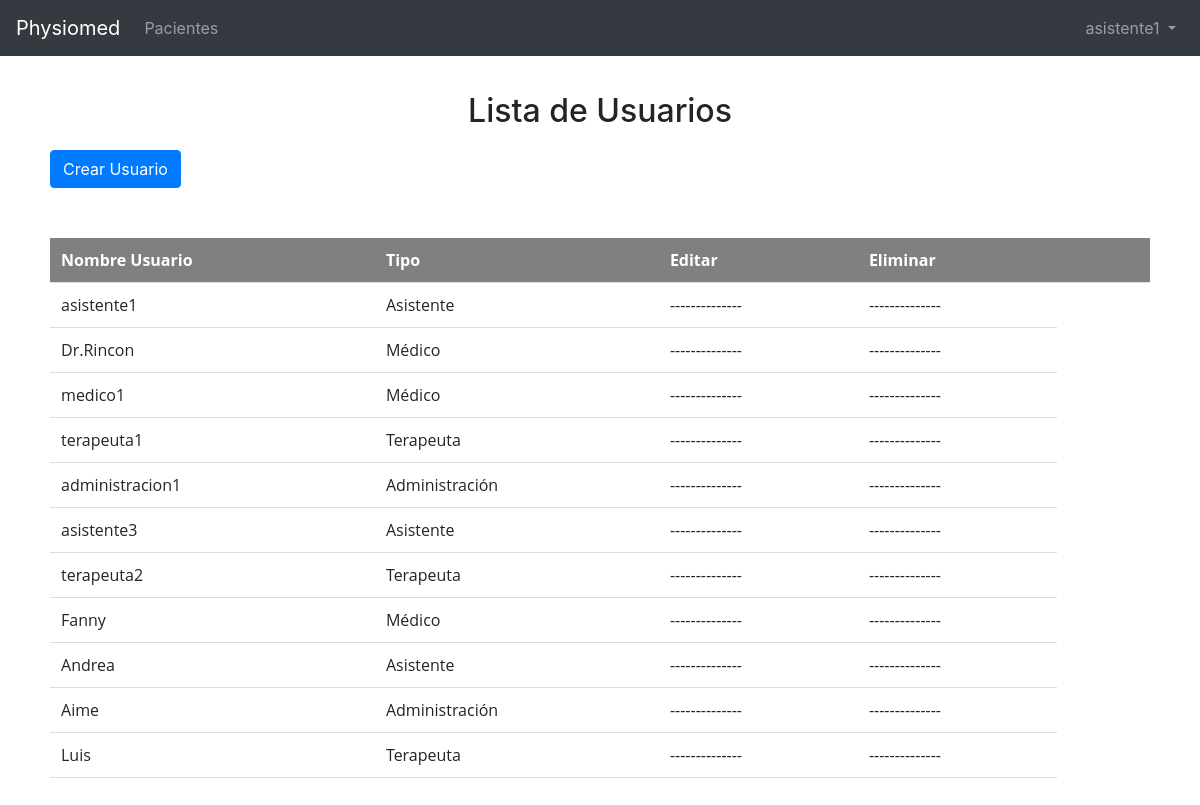
/lista_de_usuarios/ (signed in), run on the app's committed database.
### home/models.py (models this page shows, shortened)
class Usuario(models.Model):
	name = models.OneToOneField(User)
	tipo_de_usuario = models.ForeignKey(TipoUsuario)

class TipoUsuario(models.Model):
	tipo_de_usuario = models.CharField(max_length=40)
	def __unicode__(self):
		return self.tipo_de_usuario

### home/views.py (the view)
# urls.py: url(r'^lista_de_usuarios/$', login_required(views.Usuario_list.as_view()), name='usuario_list'),
class Usuario_list(ListView):
    template_name="usuario_list.html"
    queryset=Usuario.objects.exclude(name=1)

### home/templatetags/auth_extras.py (called while the page is built)
@register.filter(name='has_group')
def has_group(user, group_name):
    group = Group.objects.get(name=group_name)
    return True if group in user.groups.all() else False

### home/templates/home/usuario_list.html (shortened to what this page needs)
{%extends 'base.html'%}
{% load static staticfiles auth_extras %}
{%block style%}
<link href="/static/bootstrap/css/tabla_busqueda.css" rel="stylesheet" type="text/css" media="all">
{%endblock%}
{%block content%}
<br><br><br>
<h1 class="text-center">Lista de Usuarios</h1>
<a class="btn btn-primary margin-left" href='{% url "Agregar_Usuario_Physiomed"%}'>Crear Usuario</a>
{% if object_list %}
<div class="centrarcontenido">
  <div id="no-more-tables">
    <table  id="table">
      <thead class="cf">
        <tr>
          <th>Nombre Usuario</th>
          <th>Tipo</th>
          <th>Editar</th>
          <th>Eliminar</th>
          <th></th>
          <th></th>
        </tr>
      </thead>
      {% for usuario in object_list %}
        <tbody>
          <tr>
              <td data-title="Nombre Usuario">{{usuario.name}}</td>
              <td data-title="Tipo">{{usuario.tipo_de_usuario}}</td>
              <td data-title="Editar">
              {% if user.is_superuser %}
              <a class="btn btn-success btn-sm btn_ver"  href=' {% url "usuario_update" usuario.name.id%}' role="button"><i class="fa fa-pencil-square-o" aria-hidden="true"></i>&nbsp;Editar&nbsp;
              {% else %}
                  --------------
              {% endif %}
              </td>
              <td data-title="Eliminar">
                  {% if user.username == usuario.name or user.is_superuser %}
                  <a class="btn btn-danger btn-sm btn_ver"  href='{% url "usuario_delete"  usuario.name.id%}' role="button"><i class="fa fa-trash-o" aria-hidden="true"></i>&nbsp;Eliminar&nbsp;
                  {% else %}
                  --------------
                  {% endif %}
               </td>
          </tr>
        </tbody>
      {% endfor %}
    </table>
  </div>
</div>
{% else %}
<center style="font-size:18px;">No hay usuarios registrados .</center>
{% endif %}
<br><br><br>
 {%endblock%}}

### home/templates/base.html (shortened to what this page needs)
{% load static staticfiles auth_extras %}
<link href="/static/bootstrap4/dist/css/bootstrap.min.css" rel="stylesheet">
<!DOCTYPE html>
<html>
<head>
<link rel="stylesheet" href="/static/bootstrap4/dist/css/normalize.min.css">
  {%block style%}{%endblock%}
</head>
<body>
  {%block navbar%}
<nav class="navbar navbar-expand-lg navbar-dark bg-dark fixed-top">
  <a class="navbar-brand"  href='{% url "Busqueda_de_Pacientes" %}'>Physiomed</a>
  <div class="collapse navbar-collapse" id="navbarToggler">
    <ul class="navbar-nav mr-auto mt-2 mt-lg-0">
              <li class="nav-item">
                <a class="nav-link" href='{% url "Busqueda_de_Pacientes" %}'>Pacientes</a>
              </li>
            </ul>
    <ul class="navbar-nav  nav-inline">
      <li>
        <form class="form-inline my-2 my-lg-0 esconder">
                <a class="nav-link dropdown-toggle" href="#" id="navbarDropdownUsuario" data-toggle="dropdown" aria-haspopup="true" aria-expanded="false">
                  {{ user.username }}
                </a>
                </form>
      </li>
    </ul>
  </div>
</nav>
  {% endblock %}
  {% block content %}
  {% endblock %}
</body>
</html>

### home/templates/home/usuario_list.html (style rules this page uses)
.margin-left { margin-left: 50px; }

### data on the page
Usuario: name "asistente1", tipo_de_usuario "Asistente"
Usuario: name "Dr.Rincon", tipo_de_usuario "Médico"
Usuario: name "medico1", tipo_de_usuario "Médico"
Usuario: name "terapeuta1", tipo_de_usuario "Terapeuta"
Usuario: name "administracion1", tipo_de_usuario "Administración"
Usuario: name "asistente3", tipo_de_usuario "Asistente"
Usuario: name "terapeuta2", tipo_de_usuario "Terapeuta"
Usuario: name "Fanny", tipo_de_usuario "Médico"
Usuario: name "Andrea", tipo_de_usuario "Asistente"
Usuario: name "Aime", tipo_de_usuario "Administración"
Usuario: name "Luis", tipo_de_usuario "Terapeuta"

### other printed values
{{ user.username }} "asistente1"
